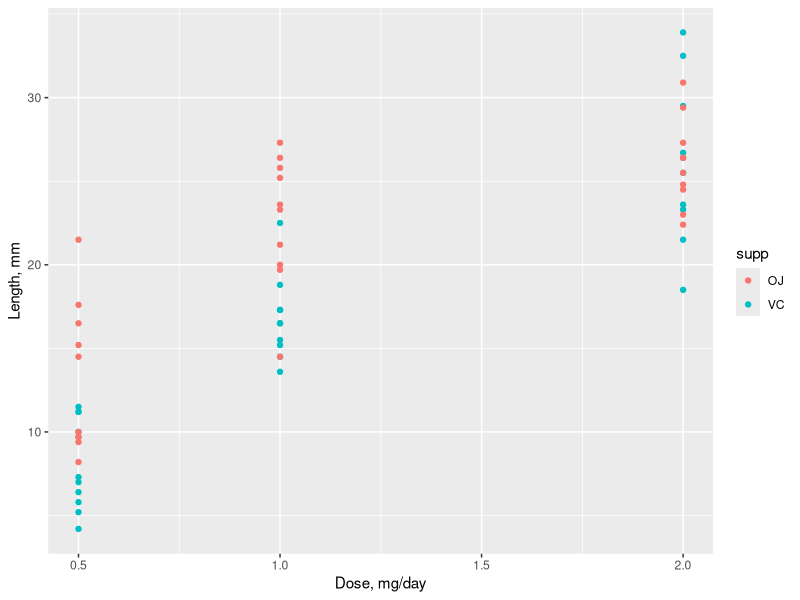

Recreate this plot in R. (Note: this script raises an error after producing the figure.)
## ---- chunk 1
library(knitr)
opts_chunk$set(fig.width=8, fig.height=3.2, warning=FALSE, message=FALSE)
## ---- chunk 2
check_and_install <- function( packname ) { # given package name, check installation, install if not found
    if ( packname %in% rownames(installed.packages()) == FALSE ) {
        install.packages( packname )
    }
}

check_and_install("ggplot2")
check_and_install("data.table")
check_and_install("R.utils")

require(ggplot2)
require(data.table) # superior in all ways to the data frame
require(R.utils)
## ---- chunk 3
library(datasets)
data(ToothGrowth)
## ---- chunk 4
tg <- as.data.table(ToothGrowth) # data loaded as data.table
## ---- chunk 5
print(str(tg))
## ---- chunk 6
print(summary(tg))
## ---- chunk 7
print(table(tg$supp, tg$dose))
## ---- chunk 8
g <- ggplot(tg, aes(x = dose, y = len, colour = supp))
g <- g + geom_point() + xlab("Dose, mg/day") + ylab("Length, mm")
# g <- g + ggtitle("Length vs Dose")
print(g)
## ---- chunk 9
q <- tg[, .(mean(len), sd(len)), by=c("dose", "supp")]
setnames(q, "V1", "mean_len")
setnames(q, "V2", "std.dev")
print(q)
## ---- chunk 10
split.data.table <- function(x, f, drop = FALSE, by, flatten = FALSE, ...){
    if(missing(by) && !missing(f)) by = f
    stopifnot(!missing(by), is.character(by), is.logical(drop), is.logical(flatten), !".ll" %in% names(x), by %in% names(x), !"nm" %in% by)
    if(!flatten){
        .by = by[1L]
        tmp = x[, list(.ll=list(.SD)), by = .by, .SDcols = if(drop) setdiff(names(x), .by) else names(x)]
        setattr(ll <- tmp$.ll, "names", tmp[[.by]])
        if(length(by) > 1L) return(lapply(ll, split.data.table, drop = drop, by = by[-1L])) else return(ll)
    } else {
        tmp = x[, list(.ll=list(.SD)), by=by, .SDcols = if(drop) setdiff(names(x), by) else names(x)]
        setattr(ll <- tmp$.ll, 'names', tmp[, .(nm = paste(.SD, collapse = ".")), by = by, .SDcols = by]$nm)
        return(ll)
    }
}

t <- split.data.table(tg, by = "dose", drop= TRUE, flatten = TRUE)
## ---- chunk 11
t_05 <- t.test(len ~ supp, paired = FALSE, var.equal = FALSE, data = t[[1]])
p_05 <- round(t_05$p.value, 3)
printf("p-value = %.3f", p_05)
printf("95 percent confidence interval: %.3f %.3f", t_05$conf[1], t_05$conf[2])
## ---- chunk 12
t_10 <- t.test(len ~ supp, paired = FALSE, var.equal = FALSE, data = t[[2]])
p_10 <- round(t_10$p.value, 3)
printf("p-value = %.3f", p_10)
printf("95 percent confidence interval: %.3f %.3f", t_10$conf[1], t_10$conf[2])
## ---- chunk 13
t_20 <- t.test(len ~ supp, paired = FALSE, var.equal = FALSE, data = t[[3]])
p_20 <- round(t_20$p.value, 3)
printf("p-value = %.3f", p_20)
printf("95 percent confidence interval: %.3f %.3f", t_20$conf[1], t_20$conf[2])
## ---- chunk 14
d <- t[[3]]
d <- d[with(d, order(supp, len)), ]
t_20p <- t.test(len ~ supp, paired = TRUE, var.equal = TRUE, data = d)
p_20p <- round(t_20p$p.value, 3)
printf("p-value = %.3f", p_20p)
printf("95 percent confidence interval: %.3f %.3f", t_20p$conf[1], t_20p$conf[2])
## ---- chunk 15
g <- ggplot(tg, aes(x = supp, y = len, colour = supp))
g <- g + geom_boxplot(aes(fill = supp), alpha = 0.5)
g <- g + facet_grid(. ~ dose)
g <- g + xlab("Supplement") + ylab("Length, mm")
print(g)
